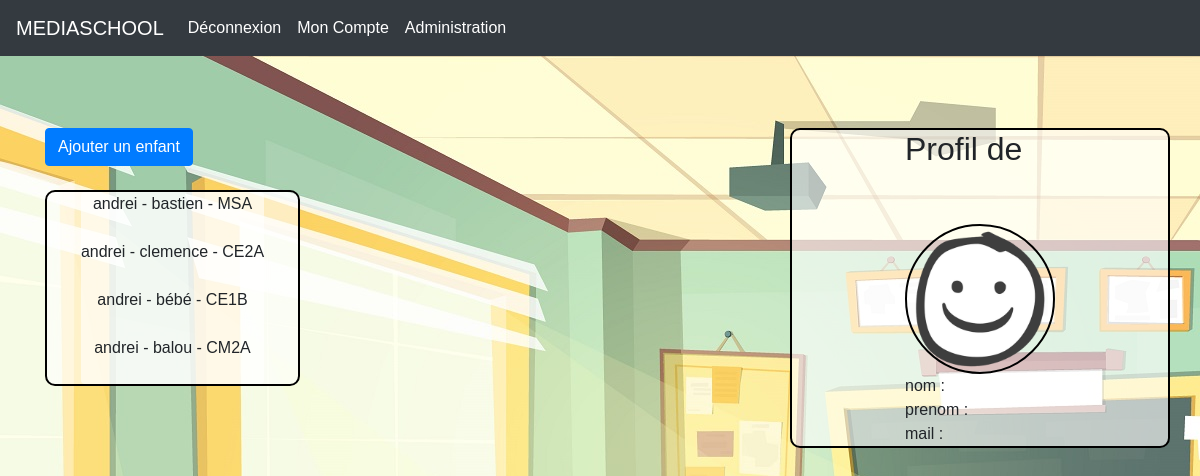
The app's page /view/profil.php (signed in), older data.
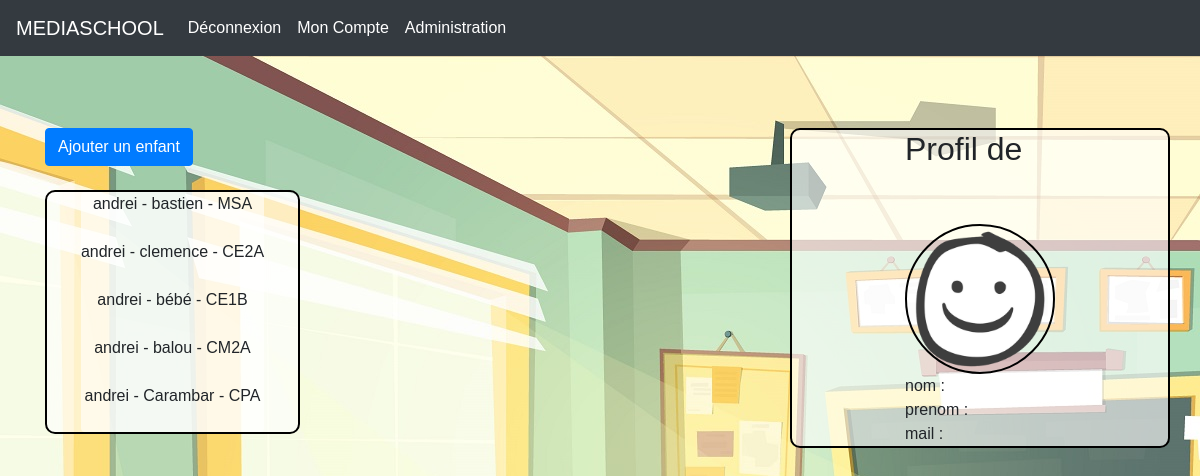
The same page, newer data.
### tables this page shows
CREATE TABLE `children` (
  `id` int(11) NOT NULL,
  `childName` varchar(150) NOT NULL,
  `childSurname` varchar(150) NOT NULL,
  `class_id` int(11) NOT NULL,
  `user_id` int(11) NOT NULL
);

CREATE TABLE `class` (
  `id` int(11) NOT NULL,
  `className` varchar(150) NOT NULL
);

### controller/modalPlusChild_control.php (called while the page is built, shortened)
<?php
$conn = new PDO("mysql:host=" . $_ENV['SERVERNAME'] . ";dbname=" . $_ENV['DBNAME'] . ";charset=utf8", $_ENV['USERNAME'] , $_ENV['PASSWORD'] );
$reqChild = $conn->query('SELECT * FROM children JOIN users ON children.user_id   = users.id JOIN class ON children.class_id = class.id');

### view/profil.php (the view, shortened to what this page needs)
<?php
require "../controller/head.php";
require "header.php";
require "modalPlusChild.php";
require "../controller/modalPlusChild_control.php";
?>
<div class="container">
    <div class="row justify-content-center">
        <div class="col-md-3">
            <div>
                <button type="btn btn-secondary" class="btn btn-primary" data-toggle="modal"
                    data-target="#exampleModal">
                    Ajouter un enfant
                </button>
            </div>
            <div class=" profil">
                <ul class="list-group admin-list" style="list-style-type:none;">
                    <?php
                    while ($childInfo = $reqChild->fetch()) {
                        if ($childInfo['user_id'] == $_SESSION['id']) {
                    ?>
                    <li class="text-center">
                        <span><?= $childInfo['childName']; ?> - <?= $childInfo['childSurname']; ?> -
                            <?= $childInfo['className']; ?></span>
                    </li>
                    <?php
                        }
                    }
                    ?>
                </ul>
            </div>
        </div>
        <div class="col"></div>
        <div class="col-md-4 profil">
            <div>
                <h2>Profil de <?php echo $userInfo['surname'] ?></h2>
                <br><br>
                <?php
                if (!empty($userInfo['avatar'])) {
                ?>
                <img src="assets/membres/avatars/<?php echo $userInfo['avatar']; ?>" alt="" class="avatar"
                    width="150px">
                <?php
                } else { ?>
                <img src="assets/membres/avatars/default.png" alt="" class="avatar" width="150px">
                <?php
                }
                ?>
                <br>
                nom : <?php echo $userInfo['name'] ?>
                <br>
                prenom : <?php echo $userInfo['surname'] ?>
                <br>
                mail : <?php echo $userInfo['mail'] ?>
                <br>
            </div>
        </div>
    </div>
</div>
<?php
require "footer.php";
?>

Row changes from the older to the newer data that the page shows:
added children: childName "andrei", childSurname "Carambar", class.className "CPA"
